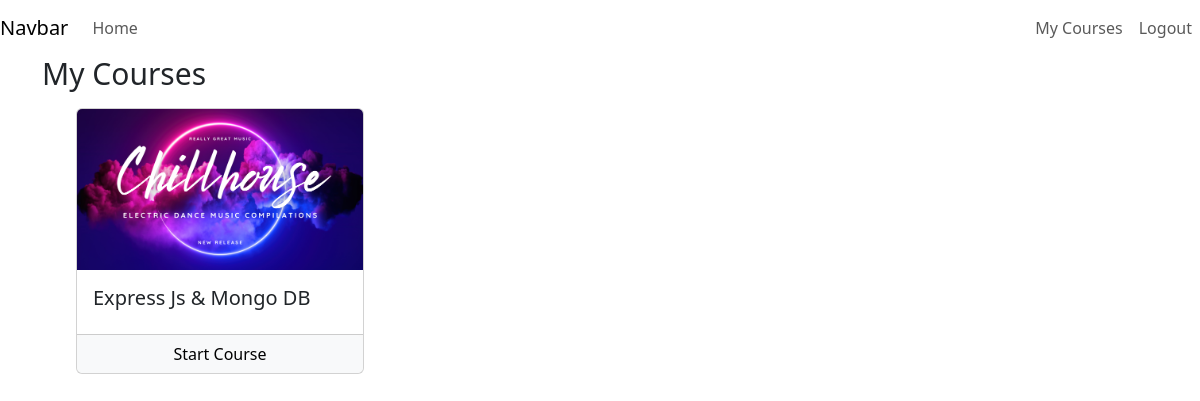
/my-courses (signed in), run on an earlier commit of the app's database.
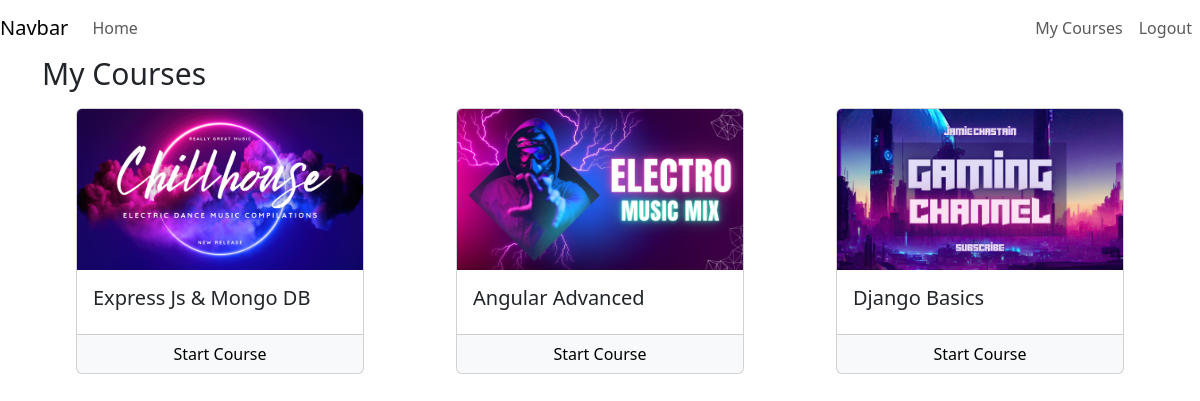
And on a later commit of the database.
### courses/models/user_course.py (models this page shows, shortened)
class UserCourse(models.Model):
    user = models.ForeignKey(User,null=False,on_delete=models.CASCADE)
    course = models.ForeignKey(Course,null=False,on_delete=models.CASCADE)
    date = models.DateTimeField(auto_now_add=True)

### courses/models/course.py (models this page shows, shortened)
class Course(models.Model):
    name = models.CharField(max_length=30,null= False)
    slug = models.CharField(max_length=50,null=False,unique=True)
    description = models.CharField(max_length=200,null=True)
    price = models.IntegerField(null=False)
    discount = models.IntegerField(null=False,default=0)
    active = models.BooleanField(default=False)
    thumbnail = models.ImageField(upload_to = 'files/thumbnail')
    date = models.DateTimeField(auto_now_add=True)
    resource = models.FileField(upload_to = 'files/resource')
    length = models.IntegerField(null=False)

### courses/views/courses.py (the view)
# urls.py: path('my-courses',MyCourseList.as_view(),name='my-courses'),
@method_decorator(login_required(login_url='login'),name='dispatch')
class MyCourseList(ListView):
    template_name = 'courses/my_courses.html'
    context_object_name = 'user_courses'
    def get_queryset(self):
        return UserCourse.objects.filter(user=self.request.user)

### courses/templates/courses/my_courses.html (shortened to what this page needs)
{% extends 'courses/base.html' %}
{% load course_custom_tags %}
{% block start %}
<div class="container">
    <p class="display-6">My Courses</p>
    <div class="row">
        {% for uc in user_courses %}
        <div class="col-md-4 col-sm-6 col-12 d-flex justify-content-center">
            <div class="card" style="width: 18rem;">
                <img src="{{uc.course.thumbnail.url}}" class="card-img-top" alt="no">
                <div class="card-body">
                    <h5 class="card-title">{{uc.course.name}}</h5>
                </div>
                <div class="card-footer p-0">
                    <div class="row no-gutters">
                        <div class="col border-right">
                            <a href="/course/{{uc.course.slug}}" class="btn btn-light w-100">
                                Start Course</a>
                        </div>
                    </div>
                </div>
            </div>
        </div>
        {% endfor %}
    </div>
</div>
{% endblock %}

### courses/templates/courses/base.html (shortened to what this page needs)
<!doctype html>
{% load static %}
<html lang="en">
<head>
  <link href="https://cdn.jsdelivr.net/npm/bootstrap@5.3.3/dist/css/bootstrap.min.css" rel="stylesheet"
>
  <link rel="stylesheet" href="{% static 'courses/css/common.css' %}">
</head>
<body>
  <nav class="navbar navbar-expand-lg navbar-light "  >
    <a class="navbar-brand" href="/">Navbar</a>
    <div class="collapse navbar-collapse" id="navbarNav">
      <ul class="navbar-nav me-auto ">
        <li class="nav-item active">
          <a class="nav-link " href="/">Home </a>
        </li>
      </ul>
      <ul class="navbar-nav ms-auto">
        {% if request.user.is_authenticated %}
        <li class="nav-item">
          <a class="nav-link" href="/my-courses">My Courses</a>
        </li>
        <li class="nav-item">
          <a class="nav-link" href="/logout">Logout</a>
        </li>
        {% endif %}
      </ul>
    </div>
  </nav>
  {% block start %}
  {% endblock %}
</body>
</html>

### courses/static/courses/css/common.css (style rules this page uses)
.display-6 { font-size: 30px; font-weight: 300; }

What changed in the data, as far as the page shows it:
added UserCourse: course.thumbnail (picture), course.name "Angular Advanced"
added UserCourse: course.thumbnail (picture), course.name "Django Basics"
